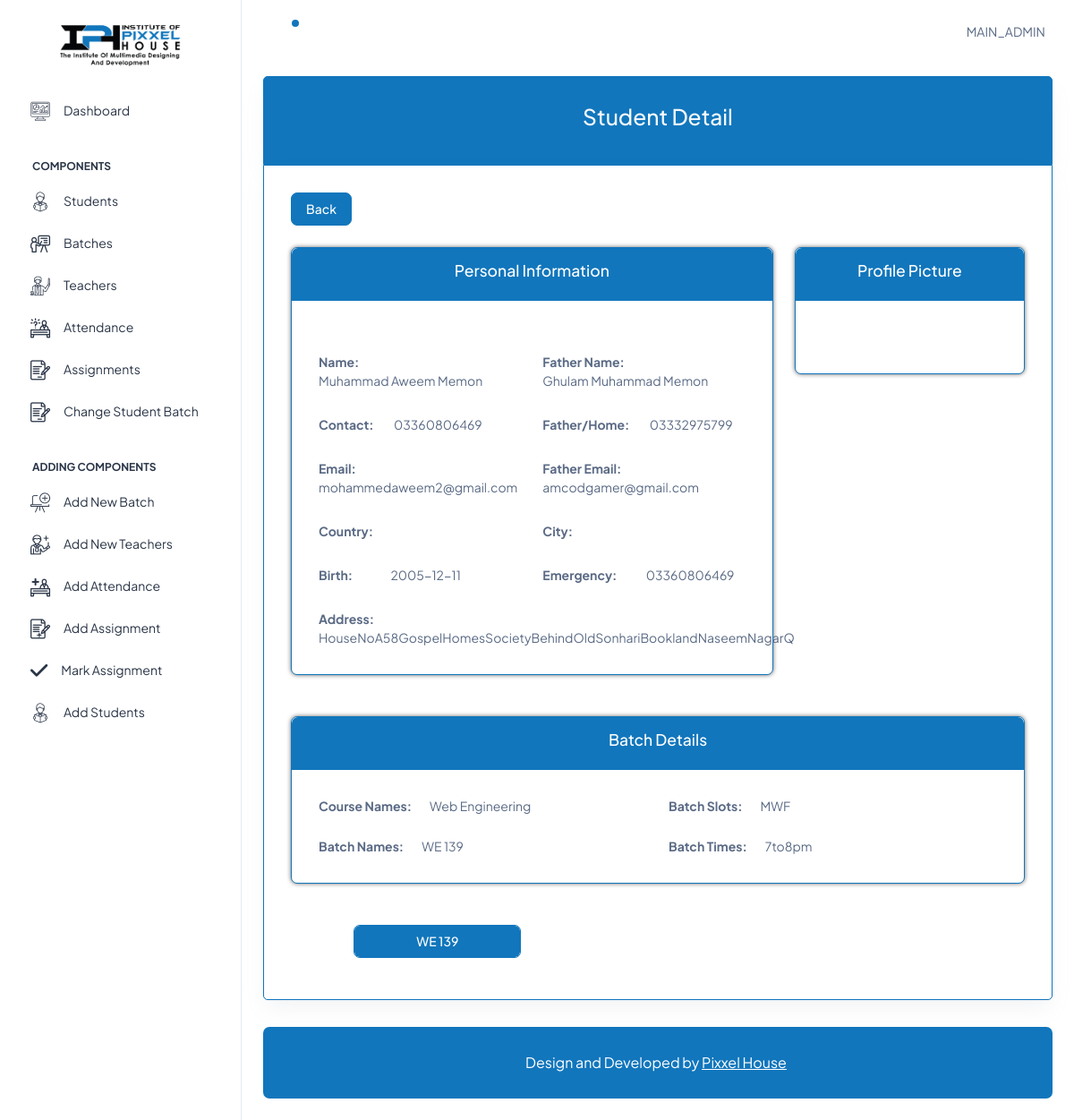
/admin_dashboard/student_details2.php?left_student_sno=2 (signed in), run on the app's committed database.
### tables this page shows
CREATE TABLE `main_admin` (
  `sno` int(11) NOT NULL,
  `user_name` varchar(255) NOT NULL,
  `email` varchar(255) NOT NULL,
  `password` varchar(255) NOT NULL,
  `image` varchar(500) NOT NULL
);

CREATE TABLE `left_student` (
  `sno` int(11) NOT NULL,
  `student_name` varchar(255) DEFAULT NULL,
  `email` varchar(500) NOT NULL,
  `father_name` varchar(255) DEFAULT NULL,
  `father_email` varchar(500) NOT NULL,
  `home_contact` varchar(255) DEFAULT NULL,
  `date_of_birth` varchar(255) DEFAULT NULL,
  `student_contact` varchar(255) DEFAULT NULL,
  `emergency_contact` varchar(255) DEFAULT NULL,
  `gender` varchar(255) DEFAULT NULL,
  `address` varchar(255) DEFAULT NULL,
  `qualification` varchar(255) DEFAULT NULL,
  `country` varchar(500) NOT NULL,
  `city` varchar(500) NOT NULL,
  `country_code` varchar(100) NOT NULL,
  `course` varchar(100) NOT NULL,
  `batch` varchar(100) NOT NULL,
  `image` varchar(255) DEFAULT NULL,
  `admission_date` varchar(255) DEFAULT NULL,
  `left_date` varchar(100) NOT NULL
);

CREATE TABLE `course` (
  `Id` int(11) NOT NULL,
  `course_name` varchar(255) NOT NULL,
  `course_duration` varchar(255) NOT NULL,
  `description` longtext NOT NULL,
  `course_thumbnail` varchar(1000) NOT NULL
);

CREATE TABLE `batch` (
  `batch_id` int(11) NOT NULL,
  `batch_name` varchar(255) DEFAULT NULL,
  `batch_code` varchar(255) DEFAULT NULL,
  `batch_slot` varchar(255) DEFAULT NULL,
  `teacher` int(11) DEFAULT NULL,
  `time` varchar(200) NOT NULL,
  `course_id` int(11) NOT NULL,
  `course_duration` varchar(255) DEFAULT NULL,
  `lab_number` int(20) NOT NULL,
  `date_of_start` varchar(255) DEFAULT NULL,
  `date_of_end` varchar(255) DEFAULT NULL,
  `change_date` varchar(100) NOT NULL
);

### admin_dashboard/student_details2.php (the view, shortened to what the rows shown need)
<!doctype html>
<html lang="en">
<head>
    <?php include('include/links.php'); ?>
</head>
<body>
    <div class="page-wrapper" id="main-wrapper" data-layout="vertical" data-navbarbg="skin6" data-sidebartype="full" data-sidebar-position="fixed" data-header-position="fixed">
        <?php include('include/sidebar.php'); ?>
        <div class="body-wrapper">
            <header class="app-header">
                <?php include('include/navbar.php'); ?>
            </header>
            <div class="container-fluid">
                <div class="card my-border-primary-1 my-border-bottom-1">
                    <div class="card-body table-body">
                        <div class="row">
                            <div class="col-md-8">
                                <div class="card card-shadow-ph my-detail-card">
                                    <div class="card-body">
                                        <?php
                                        $get_student_sno = $_GET['left_student_sno'];
                                        include('query/select_qry.php');
                                        $batch_ids = explode(',', $batch);
                                        ?>
                                        <div class="row mt-4 pt-1">
                                            <div class="col-6">
                                                <label class="text-bold-ph my-mr-4">Name:</label>
                                                <label><?php echo $student_name ?></label>
                                            </div>
                                            <div class="col-6">
                                                <label class="text-bold-ph my-mr-3">Father Name:</label>
                                                <label><?php echo $father_name ?></label>
                                            </div>
                                        </div>
                                        <div class="row mt-4 pt-1">
                                            <div class="col-6">
                                                <label class="text-bold-ph my-mr-2">Contact:</label>
                                                <label><?php echo $student_contact ?></label>
                                            </div>
                                            <div class="col-6">
                                                <label class="text-bold-ph my-mr-2">Father/Home:</label>
                                                <label>
                                                    <?php echo $home_contact ?></label>
                                            </div>
                                        </div>
                                        <div class="row mt-4 pt-1">
                                            <div class="col-6">
                                                <label class="text-bold-ph my-mr-4">Email:</label>
                                                <label><?php echo $email ?></label>
                                            </div>
                                            <div class="col-6">
                                                <label class="text-bold-ph my-mr-2">Father Email:</label>
                                                <label><?php echo $father_email ?></label>
                                            </div>
                                        </div>
                                        <div class="row mt-4 pt-1">
                                            <div class="col-6">
                                                <label class="text-bold-ph my-mr-4">Birth:</label>
                                                <label><?php echo $date_of_birth ?></label>
                                            </div>
                                            <div class="col-6">
                                                <label class="text-bold-ph my-mr-3">Emergency:</label>
                                                <label><?php echo $emergency_contact ?></label>
                                            </div>
                                        </div>
                                        <div class="row mt-4 pt-1">
                                            <div class="col-12">
                                                <label class="text-bold-ph my-mr-1-half">Address:</label>
                                                <label><?php echo $address ?></label>
                                            </div>
                                        </div>
                                    </div>
                                </div>
                            </div>
                        </div>
                        <div class="row mt-3">
                            <div class="col-md-12">
                                <div class="card card-shadow-ph my-detail-card">
                                    <div class="card-body">
                                        <div class="row">
                                            <div class="col-6 d-flex align-items-center">
                                                <label class="text-bold-ph my-mr-2">Course Names:</label>
                                                <label>
                                                    <?php
                                                    foreach ($batch_ids as $batch_id) {
                                                        $batch_data = mysqli_fetch_assoc(get_table_data2('batch', $con, 'batch_id', $batch_id));
                                                        $course_real_id = $batch_data['course_id'];
                                                        $course_data = mysqli_fetch_assoc(get_table_data2('course', $con, 'Id', $course_real_id));
                                                        echo $course_data['course_name'] . '<br>';
                                                    }
                                                    ?>
                                                </label>
                                            </div>
                                            <div class="col-6 d-flex align-items-center">
                                                <label class="text-bold-ph my-mr-2">Batch Slots:</label>
                                                <label>
                                                    <?php
                                                    foreach ($batch_ids as $batch_id) {
                                                        $batch_data = mysqli_fetch_assoc(get_table_data2('batch', $con, 'batch_id', $batch_id));
                                                        echo $batch_data['batch_slot'] . '<br>';
                                                    }
                                                    ?>
                                                </label>
                                            </div>
                                        </div>
                                        <div class="row mt-4">
                                            <div class="col-6 d-flex align-items-center">
                                                <label class="text-bold-ph my-mr-2">Batch Names:</label>
                                                <label>
                                                    <?php
                                                    foreach ($batch_ids as $batch_id) {
                                                        $batch_data = mysqli_fetch_assoc(get_table_data2('batch', $con, 'batch_id', $batch_id));
                                                        echo $batch_data['batch_name'] . '<br>';
                                                    }
                                                    ?>
                                                </label>
                                            </div>
                                            <div class="col-6 d-flex align-items-center">
                                                <label class="text-bold-ph my-mr-2">Batch Times:</label>
                                                <label>
                                                    <?php
                                                    foreach ($batch_ids as $batch_id) {
                                                        $batch_data = mysqli_fetch_assoc(get_table_data2('batch', $con, 'batch_id', $batch_id));
                                                        echo $batch_data['time'] . '<br>';
                                                    }
                                                    ?>
                                                </label>
                                            </div>
                                        </div>
                                    </div>
                                </div>
                            </div>
                        </div>
                        <div class="row mt-3 mb-3">
                            <?php
                            $batch_ids = explode(',', mysqli_fetch_assoc(get_table_data2('left_student', $con, 'sno', $get_student_sno))['batch']);
                            foreach ($batch_ids as $batch_id) {
                                $batch_data = mysqli_fetch_assoc(get_table_data2('batch', $con, 'batch_id', $batch_id));
                                echo "<div class='col-3'>";
                                echo "<button type='button' class='btn btn-primary form-control' data-target='batch-details-$batch_id'>" . $batch_data['batch_name'] . '</button><br>';
                                echo "</div>";
                            }
                            ?>
                        </div>
                        <?php
                        foreach ($batch_ids as $batch_id) {
                        ?>
                                                                            <?php
                                                                            $count_total = "SELECT COUNT(DISTINCT `attendance_date`) AS count FROM `attandance` WHERE `batch_name`='$batch_id'";
                                                                            $count_total_qry = mysqli_query($con, $count_total);
                                                                            $show_total_count = mysqli_fetch_assoc($count_total_qry);
                                                                            print_r($show_total_count['count']);
                                                                            ?></h5>
                        <?php
                        }
                        ?>
                    </div>
                </div>
            </div>
        </div>
    </div>
</body>
</html>

### admin_dashboard/include/navbar.php (shortened to what the rows shown need)
<?php
include('include/connect.php');
if (isset($_SESSION['admin_login'])) {
  $admin_session = $_SESSION['admin_login'];
  $admin_details = get_table_data2('main_admin', $con, 'email', $admin_session);
  while ($admin = mysqli_fetch_assoc($admin_details)) {
    $user_name = $admin['user_name'];
  }
}
?>
<nav class="navbar navbar-expand-lg navbar-light apply_shadow-ph">
  <div class="navbar-collapse justify-content-end px-0" id="navbarNav">
    <ul class="navbar-nav flex-row ms-auto align-items-center justify-content-end">
      <li class="nav-item dropdown">
        <a><?php echo strtoupper($user_name) ?></a>
      </li> &nbsp &nbsp
    </ul>
  </div>
</nav>

### data on the page
main_admin: user_name "MAIN_ADMIN"
left_student: student_name "Muhammad Aweem Memon", father_name "Ghulam Muhammad Memon", student_contact "03360806469", home_contact "03332975799", email "mohammedaweem2@gmail.com", father_email "amcodgamer@gmail.com", date_of_birth "2005-12-11", emergency_contact "03360806469", address "HouseNoA58GospelHomesSocietyBehindOldSonhariBooklandNaseemNagarQ", batch.batch_name "WE 139"
course: course_name "Web Engineering"
batch: batch_slot "MWF", batch_name "WE 139", time "7to8pm"
